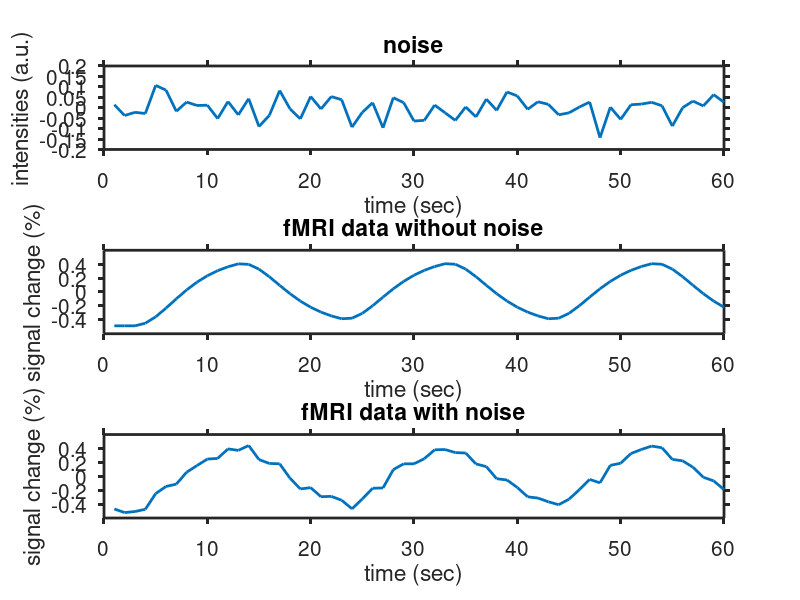
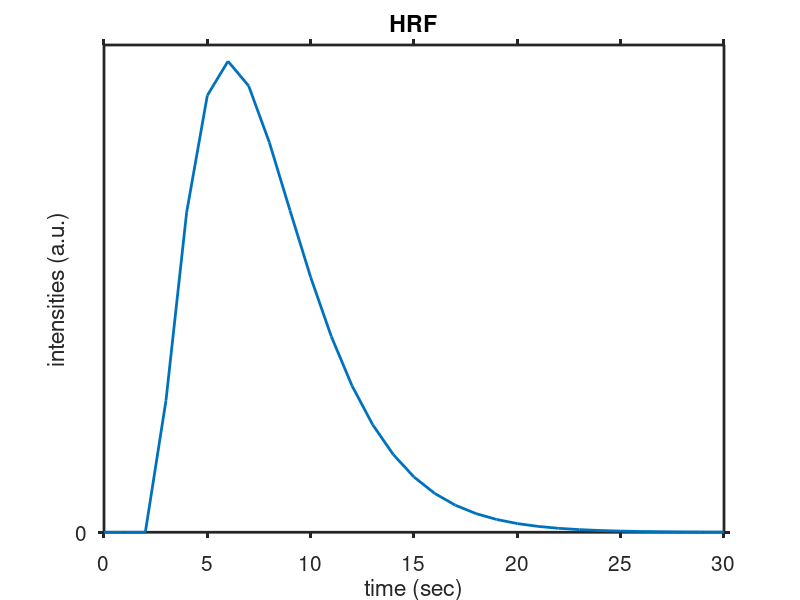
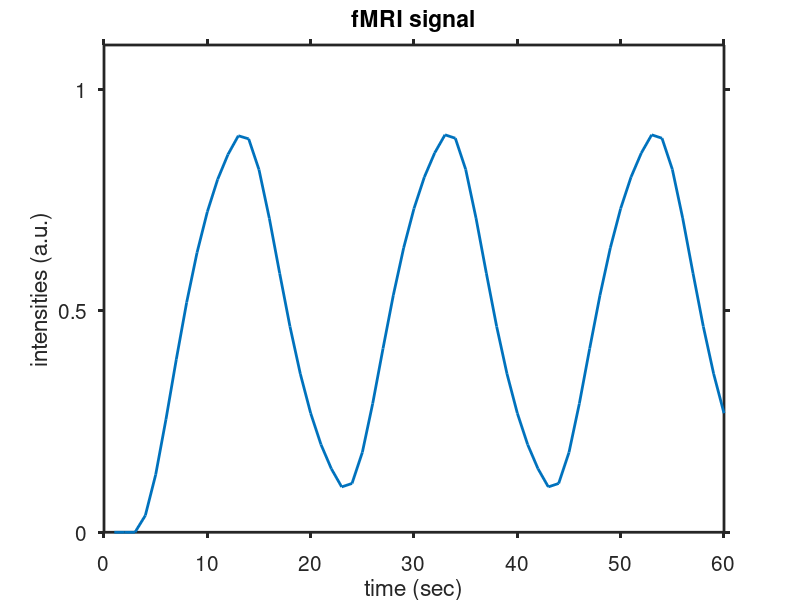
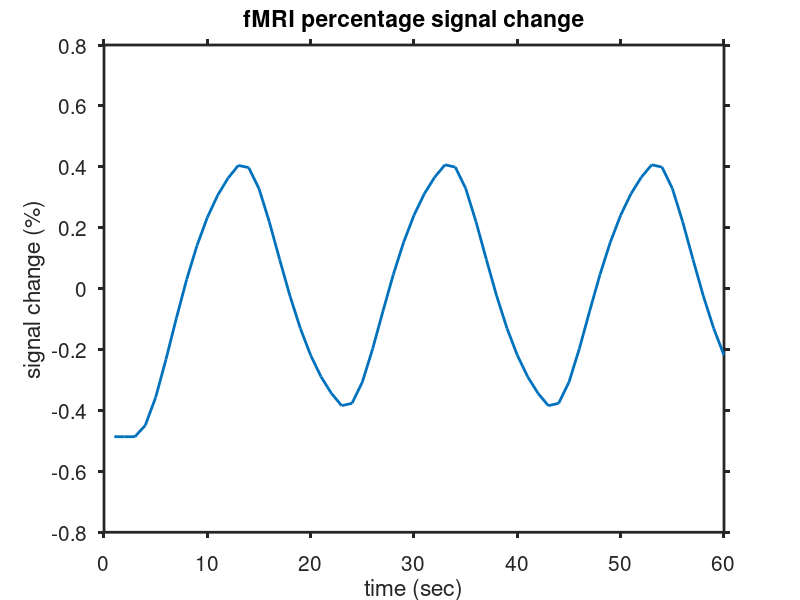

MATLAB code to generate these figures, in order:
%% Goal

% Step 1 - simulate neural activity
% Step 2 - simulate fMRI data - convolve with hrf
% Step 3 - add noise
% Step 4 - build a model 
% Step 5 - solve for beta

% This script is inspired by the code used in David Heeger's fMRI course at NYU. 
% It's a great way to get started with GLM and fMRI, and I've tweaked it to only cover the basics. 
% Hope it helps you out! 

%% useful functions to try 

% pwd - get current working directory
% clear all - clear all variables in the workspace
% clc - clear command window
% close all - close all open figures
% others:
    %help/doc - type doc doc in command window to learn more
    %repmat
    %repelem
    %mod
    %conv
    %squeeze
    %flip
    %pinv
    %'
    %imagesc/imshow/plot/scatter/hist
    %randn
      
% given any variable 'val'
    % it is always good to check the following things:
        % size and dimension - size(vals)
            % size of the kth dimension - size(vals,k)
        % basic stats - min(vals), max(vals), mean(vals)
            % use vals(:) instead of vals to get the result across all the values in this variable regardless of dimensions
        % distribution - hist(vals)
    % always keep in mind:
        %  what each dimension of my variable means
        %  what does large and small number mean in my variable, what's the range
        
%% step 0 - come up with a fake design

%  let's say, 10 seconds onset with 10 seconds offset, repeat for 1 minutes.

%% step 1 - simulate neural activity
clear all; close all; clc;

expDuration = 60; % experiments lasts 1 minutes - 60 seconds
blockDuration = 10; % each block lasts 10 seconds 
myTime = 1:expDuration; % 1:60, every second of this duration
blockDesign  = repelem([1 0],1,blockDuration); % 10 1s and 10 0s
expDesign  = repmat(blockDesign,1,expDuration/blockDuration/2); % we repeat the blocks many times through out 1 minutes

% for now, this expDesign is as good of a guess to neural activity as we can 
% basically mean neuron spikes at onset of the stimulus
dataNeural = expDesign;

% let's visualize it
figure(1); clf;
plot(dataNeural,'LineWidth',2)
ylim([0,1.1])
ylabel('neural activity (a.u.)')
xlabel('time (secs)');
title('ON and OFF of neural activity')
set(gca,'FontSize',15,'TickDir','out','Linewidth',2,'YTick',[0 0.5 1]);
    
%% step 2 -  simulate fMRI data - convolve with hrf

% real fMRI data are sluggish and not like the sharp on/off shape for the expDesign
% this is because of the HRF (hemodynamic impulse response function)
% we can model it and add it to our neural activity

% there are fancy ways to generate, model, and estimate HRF
% for now,  we will use a budget version -  the gamma function

%% step 2.1 generate hrf 

% we have two knobs (parameters) to set:
tau = 2; % decides shape of the peak
delta =  2; % decides delay after stimulus onset

% make our budget HRF
timeHrf = 0:1:30; % we will get the hrf for 30 seconds
hrf = (max(timeHrf-delta,0)/tau).^2 .* exp(-max(timeHrf-delta,0)/tau) / (2*tau);

figure(2); clf;
plot(timeHrf,hrf,'LineWidth',2);
title('HRF')
ylabel('intensities (a.u.)')
xlabel('time (sec)')
set(gca,'FontSize',15,'TickDir','out','Linewidth',2,'YTick',[0 0.5 1]);

%% step 2.2 generate fmri data 

% now let's transform our on/off neural activity to fmri data with the hrf

datafMRI =  conv(dataNeural,hrf);
datafMRI = datafMRI(1:length(dataNeural)); % chop off extra data generated from the function conv 

figure(3); clf;
plot(datafMRI,'LineWidth',2);
ylim([0,1.1])
title('fMRI signal')
ylabel('intensities (a.u.)')
xlabel('time (sec)')
set(gca,'FontSize',15,'TickDir','out','Linewidth',2,'YTick',[0 0.5 1]);
 
%% step 2.3 add baseline and convert to percentage signal change

% some extra stuff: add a baseline for the fMRI signal and converting it to %signal change

datafMRI = 100 + conv(dataNeural,hrf); % 100 value added as a baseline
datafMRI = datafMRI(1:length(dataNeural)); % chop off extras
datafMRIpercent = 100 * ((datafMRI/(mean(datafMRI)) - 1)); % percentage signal change

figure(4); clf;
plot(datafMRIpercent,'Linewidth',2);

title('fMRI percentage signal change')
ylabel('signal change (%)')
xlabel('time (sec)')
set(gca,'FontSize',15,'TickDir','out','Linewidth',2);
  
%% Step 3 - generate noise

% real data is quite noisy,  let's make some noise for our voxel

noise = 0.05 * randn(size(datafMRI)); % generate noise using randn
dataNoisy = datafMRI + noise; % add noise
dataNoisy = 100 * ((dataNoisy/(mean(dataNoisy)) - 1)); % convert to %signal change

% Plot it
figure(1); clf;
subplot(3,1,1)
plot(noise,'Linewidth',2)
title('noise')
ylabel('intensities (a.u.)')
xlabel('time (sec)')
set(gca,'FontSize',15,'TickDir','out','Linewidth',2);

subplot(3,1,2)
plot(datafMRIpercent,'Linewidth',2);
ylim([-0.6 0.6])
title('fMRI data without noise')
ylabel('signal change (%)')
xlabel('time (sec)')
set(gca,'FontSize',15,'TickDir','out','Linewidth',2);

subplot(3,1,3)
plot(dataNoisy,'Linewidth',2);
ylim([-0.6 0.6])
title('fMRI data with noise')
ylabel('signal change (%)')
xlabel('time (sec)')
set(gca,'FontSize',15,'TickDir','out','Linewidth',2);
% Note that each time you evaluate the above code, you get a somewhat
% different result because of the noise.

%% Step 4 - build a model 

% each column vector you put in the model serves as a regressor or predictor
% model has the size (time by number of regressors)

% first thing you put in should be your expDesign variable, 1s in onset and 0s in offset

% second one should be just 1s, if our experiment lasts 1 minute long, then we need 60 1s
% this is a constant term, like the b in y = mx + b

% the third, fourth, and however many other columns can be anything you believe that contribute to the variance of your data
% most people include a linear drift as fMRI signals tends to get higher as
% time goes on, so in this case 1:60

% another common thing is the global signal and 6 motion regressors and
% their derivatives and squares, you get them from the fMRIPrep output in
% the confound tsv file that we walked through in module 1

model = [expDesign' ones(expDuration,1)];

% model is what you believe the ground truth could be, or at least what you
% can control of, you can throw many things in there, the design matrix of
% your experiment should be the first and core component, the  ones and
% zeros, all the additional columns can be added as you see fit

%% Step 5 - solve for beta

% I advice you to look up that is happenning underneath the formula as the formula is very simple

% do it with pinv matlab function: 
b = pinv(model) * dataNoisy';

% or do it with matrix multiplication  
x = model;
y =  dataNoisy';
beta = (x'*x)^(-1)*x'*y; % this is the solve from OLS (ordinary least square)

% b(1) is the beta weights for our design matrix :)
% beta and b should be exactly same

% how does it work? 

% simply put:  

%   beta describes the linear relationship between our model the real data
%   model = design * beta
%   data = model + noise
%   noise = data - model; % often called as the residual, difference between actual data and the predicted data

%   let's call noise e, data y, design x, and beta b;
%   we have e = y - xb

%   we want to find the b that minimize e - the difference between model and real data
%   more specifically, we are minimizing the sum of squared of the
%   residual since the difference can go both negative and positive, so e'e or (y-xb)'(y-xb); a vector's transpose times itself

%   we then do the derivative d/db (y-xb)'(y-xb) to find the b = (x'*x)^(-1)*x'*y 

%   in matlab, we can imply write b = pinv(x) * y;
                
%% step 6 - try thisw

% simulate more voxels - can be hundreds, can be thousands

% try out different signal to noise level by manipulating this line: noise = 0.05 * randn(size(datafMRI)); 

% try to simulate a voxel that is inactive and doesn't care about the onset of the stimulus, what would their timecourse look like?

% try our different designs, try out event design

% plug in some real data to see 
